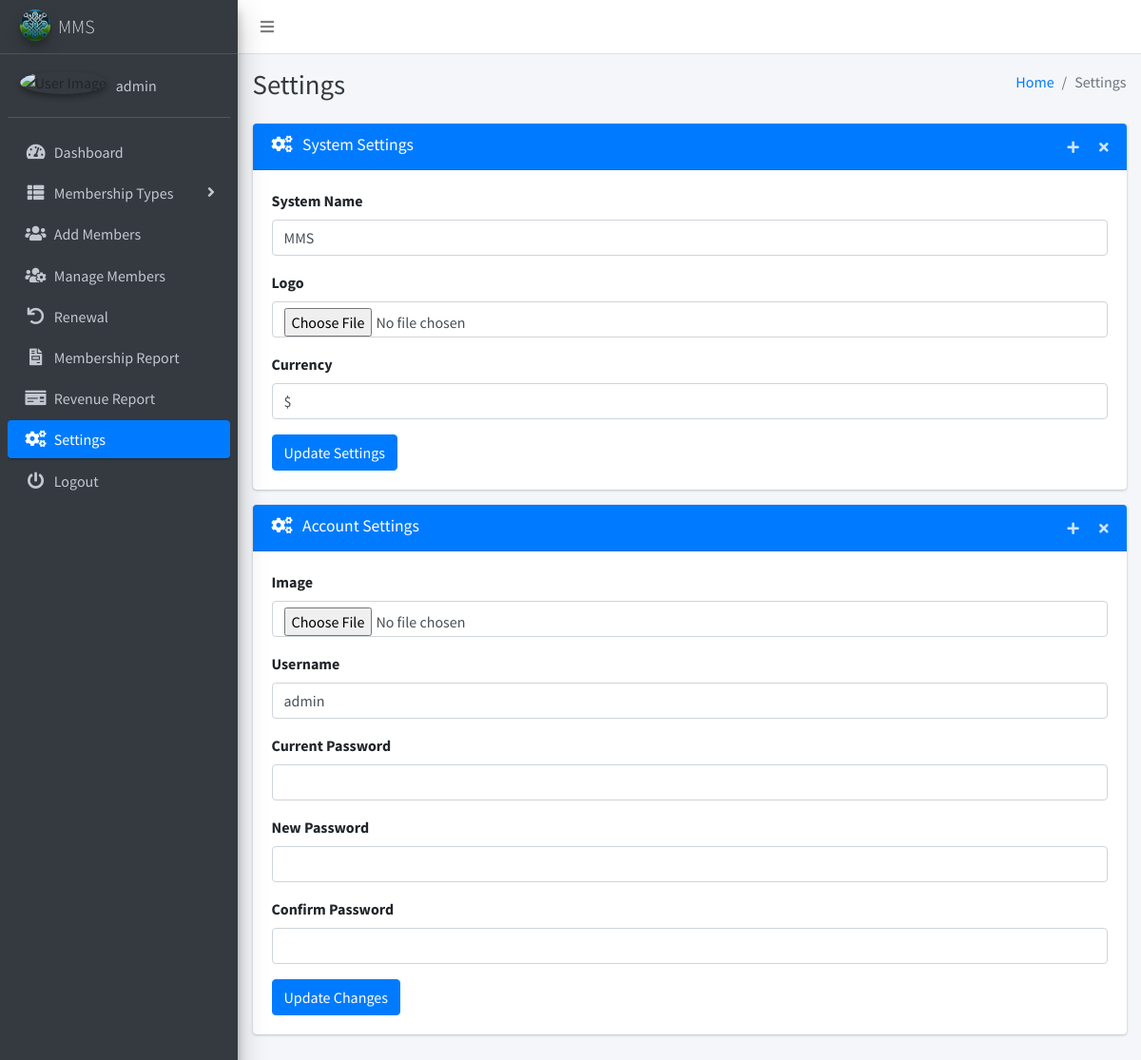
The page /settings.php (signed in) on the database its author committed.
### tables this page shows
CREATE TABLE IF NOT EXISTS `settings` (
`id` int(11) NOT NULL,
  `system_name` varchar(255) NOT NULL,
  `logo` varchar(255) NOT NULL,
  `currency` varchar(50) NOT NULL
);

CREATE TABLE IF NOT EXISTS `users` (
`id` int(11) NOT NULL,
  `user_name` varchar(255) NOT NULL,
  `email` varchar(255) NOT NULL,
  `password` varchar(255) NOT NULL,
  `image` varchar(255) DEFAULT 'uploads\users_photos\default.png',
  `registration_date` timestamp NOT NULL DEFAULT CURRENT_TIMESTAMP,
  `updated_date` timestamp NOT NULL DEFAULT CURRENT_TIMESTAMP ON UPDATE CURRENT_TIMESTAMP
);

### settings.php (the view, shortened to what this page needs)
<?php
    include('includes/config.php');
    $fetchSettingsQuery = "SELECT * FROM settings WHERE id = 1";
    $fetchSettingsResult = $conn->query($fetchSettingsQuery);
    if ($fetchSettingsResult->num_rows > 0) {
        $settings = $fetchSettingsResult->fetch_assoc();
    }
?>
<?php include('includes/header.php');?>
<body class="hold-transition sidebar-mini layout-fixed layout-navbar-fixed layout-footer-fixed">
<div class="wrapper">
    <?php include('includes/nav.php');?>
    <?php include('includes/sidebar.php');?>
    <div class="content-wrapper">
        <?php include('includes/pagetitle.php');?>
        <section class="content">
            <div class="container-fluid">
                <div class="row">
                    <div class="col-md-12">
                        <div class="card card-primary">
                            <div class="card-header">
                                <h3 class="card-title"><i class="fas fa-cogs"></i> &nbsp; System Settings</h3>
                                <div class="card-tools">
                                    <button type="button" class="btn btn-tool" data-card-widget="collapse">
                                        <i class="fas fa-plus"></i>
                                    </button>
                                    <button type="button" class="btn btn-tool" data-card-widget="remove">
                                        <i class="fas fa-times"></i>
                                    </button>
                                </div>
                            </div>
                            <div class="card-body">
                                <form method="post" action="" enctype="multipart/form-data">
                                    <div class="form-group">
                                        <label for="systemName">System Name</label>
                                        <input type="text" id="systemName" name="systemName" class="form-control"
                                            value="<?php echo isset($settings['system_name']) ? $settings['system_name'] : ''; ?>"
                                            required>
                                    </div>
                                    <div class="form-group">
                                        <label for="logo">Logo</label>
                                        <input type="file" id="logo" name="logo" class="form-control">
                                    </div>
                                    <div class="form-group">
                                        <label for="currency">Currency</label>
                                        <input type="text" id="currency" name="currency" class="form-control"
                                            value="<?php echo isset($settings['currency']) ? $settings['currency'] : ''; ?>"
                                            required>
                                    </div>
                                    <button type="submit" name="systemSettings" class="btn btn-primary">Update Settings</button>
                                </form>
                            </div>
                        </div>
                    </div>
                </div>
            </div>
            <div class="container-fluid">
                <div class="row">
                    <div class="col-md-12">
                        <div class="card card-primary">
                            <div class="card-header">
                                <h3 class="card-title"><i class="fas fa-cogs"></i> &nbsp; Account Settings</h3>
                                <div class="card-tools">
                                    <button type="button" class="btn btn-tool" data-card-widget="collapse">
                                        <i class="fas fa-plus"></i>
                                    </button>
                                    <button type="button" class="btn btn-tool" data-card-widget="remove">
                                        <i class="fas fa-times"></i>
                                    </button>
                                </div>
                            </div>
                            <div class="card-body">
                                <form method="post" action="">
                                    <div class="form-group">
                                        <label for="image">Image</label>
                                        <input type="file" id="image" name="image" class="form-control">
                                    </div>
                                    <div class="form-group">
                                        <label for="userName">Username</label>
                                        <input type="text" id="userName" name="userName" class="form-control" value="<?php echo $_SESSION['user_name']; ?>" required>
                                    </div>
                                    <div class="form-group">
                                        <label for="currentPassword">Current Password</label>
                                        <input type="password" id="currentPassword" name="currentPassword" class="form-control">
                                    </div>
                                    <div class="form-group">
                                        <label for="newPassword">New Password</label>
                                        <input type="password" id="newPassword" name="newPassword" class="form-control">
                                    </div>
                                    <div class="form-group">
                                        <label for="confirmPassword">Confirm Password</label>
                                        <input type="password" id="confirmPassword" name="confirmPassword" class="form-control">
                                    </div>
                                    <button type="submit" name="accountSettings" class="btn btn-primary">Update Changes</button>
                                </form>
                            </div>
                        </div>
                    </div>
                </div>
            </div>
        </section>
    </div>
</div>
</body>
</html>

### includes/sidebar.php (shortened to what this page needs)
<?php
$current_page = basename($_SERVER['PHP_SELF']);
?>
<aside class="main-sidebar sidebar-dark-primary elevation-4">
  <a href="" class="brand-link">
    <img src="<?php echo getLogoUrl(); ?>" alt="Logo" class="brand-image img-circle elevation-3" style="opacity: .8">
    <span class="brand-text font-weight-light"><?php echo getSystemName(); ?></span>
  </a>
  <?php
    function getSystemName()
    {
        global $conn;
        $systemNameQuery = "SELECT system_name FROM settings";
        $systemNameResult = $conn->query($systemNameQuery);
        if ($systemNameResult->num_rows > 0) {
            $systemNameRow = $systemNameResult->fetch_assoc();
            return $systemNameRow['system_name'];
        } else {
            return 'MMS';
        }
    }
    function getLogoUrl()
    {
        global $conn;
        $logoQuery = "SELECT logo FROM settings";
        $logoResult = $conn->query($logoQuery);
        if ($logoResult->num_rows > 0) {
            $logoRow = $logoResult->fetch_assoc();
            return $logoRow['logo'];
        } else {
            return 'dist/img/AdminLTELogo.png';
        }
    }
    function getUserName() {
      global $conn;
      $userNameQuery = "SELECT user_name FROM users";
      $userNameResult = $conn->query($userNameQuery);
      if ($userNameResult->num_rows > 0) {
          $userNameRow = $userNameResult->fetch_assoc();
          return $userNameRow['user_name'];
      } else {
          return 'User';
      }
    }
  ?>
  <div class="sidebar">
    <div class="user-panel mt-3 pb-3 mb-3 d-flex">
      <div class="image">
        <img src="<?php echo $_SESSION['image'] ?>" class="img-circle elevation-2" alt="User Image">
      </div>
      <div class="info">
        <a href="#" class="d-block"><?php echo getUserName(); ?></a>
      </div>
    </div>
    <nav class="mt-2">
      <ul class="nav nav-pills nav-sidebar flex-column" data-widget="treeview" role="menu" data-accordion="false">
        <li class="nav-item">
          <a href="dashboard.php" class="nav-link <?php echo ($current_page == 'dashboard.php') ? 'active' : ''; ?>">
            <i class="nav-icon fas fa-tachometer-alt"></i>
            <p>
              Dashboard
            </p>
          </a>
        </li>
        <li class="nav-item has-treeview">
          <a href="#" class="nav-link <?php echo ($current_page == 'add_type.php' || $current_page == 'view_type.php' || $current_page == 'edit_type.php') ? 'active' : ''; ?>">
            <i class="nav-icon fas fa-th-list"></i>
            <p>
              Membership Types
              <i class="fas fa-angle-right right"></i>
            </p>
          </a>
        </li>
        <li class="nav-item">
          <a href="add_members.php" class="nav-link <?php echo ($current_page == 'add_members.php') ? 'active' : ''; ?>">
            <i class="nav-icon fas fa-users"></i>
            <p>Add Members</p>
          </a>
        </li>
        <li class="nav-item">
          <a href="manage_members.php" class="nav-link <?php echo ($current_page == 'manage_members.php' || $current_page == 'edit_member.php' || $current_page == 'memberProfile.php') ? 'active' : ''; ?>">
            <i class="nav-icon fas fa-users-cog"></i>
            <p>Manage Members</p>
          </a>
        </li>
        <li class="nav-item">
          <a href="list_renewal.php" class="nav-link <?php echo ($current_page == 'list_renewal.php' || $current_page == 'renew.php') ? 'active' : ''; ?>">
          <i class="nav-icon fas fa-undo"></i>
            <p>Renewal</p>
          </a>
        </li>
        <li class="nav-item">
          <a href="report.php" class="nav-link <?php echo ($current_page == 'report.php') ? 'active' : ''; ?>">
            <i class="nav-icon fas fa-file-invoice"></i>
            <p>Membership Report</p>
          </a>
        </li>
        <li class="nav-item">
          <a href="revenue_report.php" class="nav-link <?php echo ($current_page == 'revenue_report.php') ? 'active' : ''; ?>">
            <i class="nav-icon fas fa-money-check"></i>
            <p>Revenue Report</p>
          </a>
        </li>
        <li class="nav-item">
          <a href="settings.php" class="nav-link <?php echo ($current_page == 'settings.php') ? 'active' : ''; ?>">
            <i class="nav-icon fas fa-cogs"></i>
            <p>Settings</p>
          </a>
        </li>
        <li class="nav-item">
          <a href="logout.php" class="nav-link <?php echo ($current_page == 'logout.php') ? 'active' : ''; ?>">
            <i class="nav-icon fas fa-power-off"></i>
            <p>Logout</p>
          </a>
        </li>
      </ul>
    </nav>
  </div>
</aside>

### rows shown on the page
settings: logo (picture), system_name "MMS", systemName "MMS", currency "$"
users: user_name "admin"

### other values the page prints
$pageTitle "Settings"
